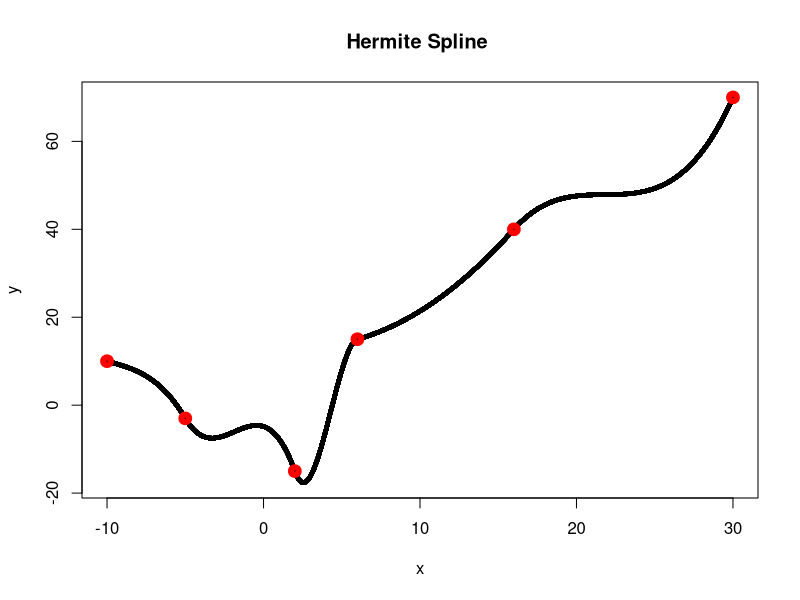
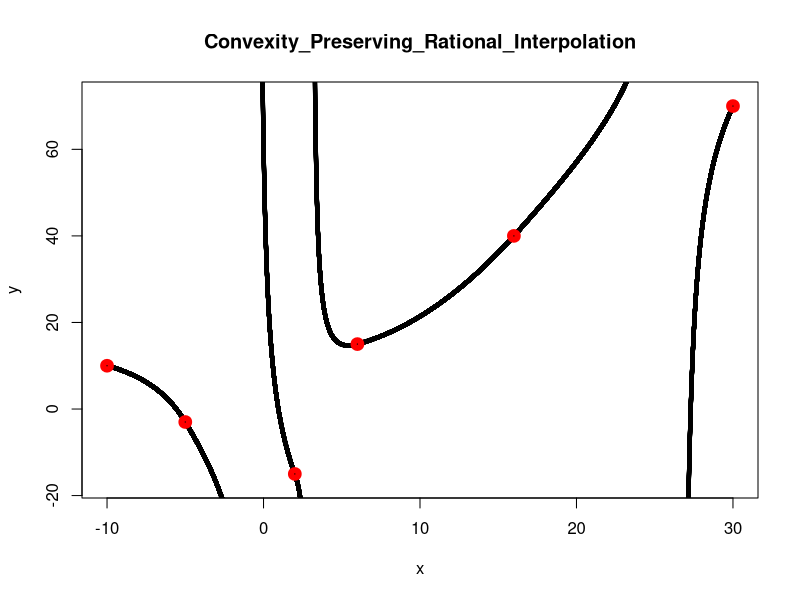
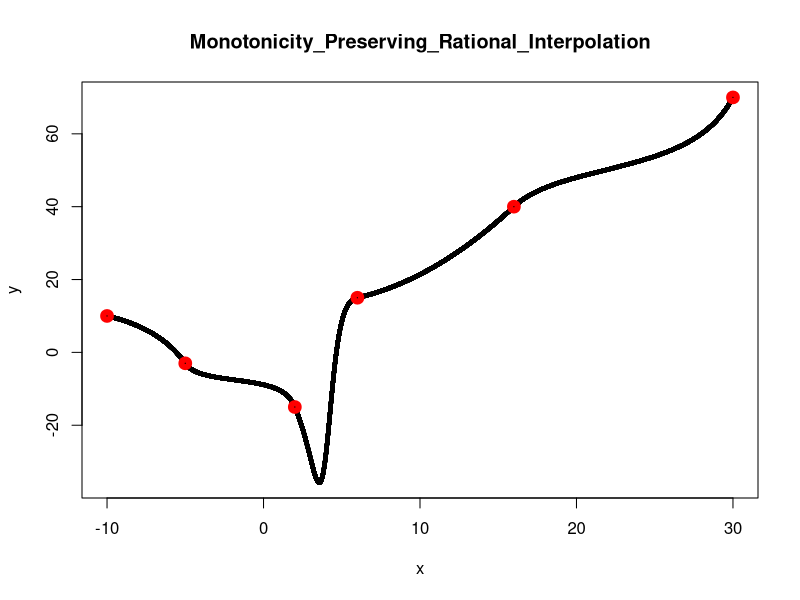
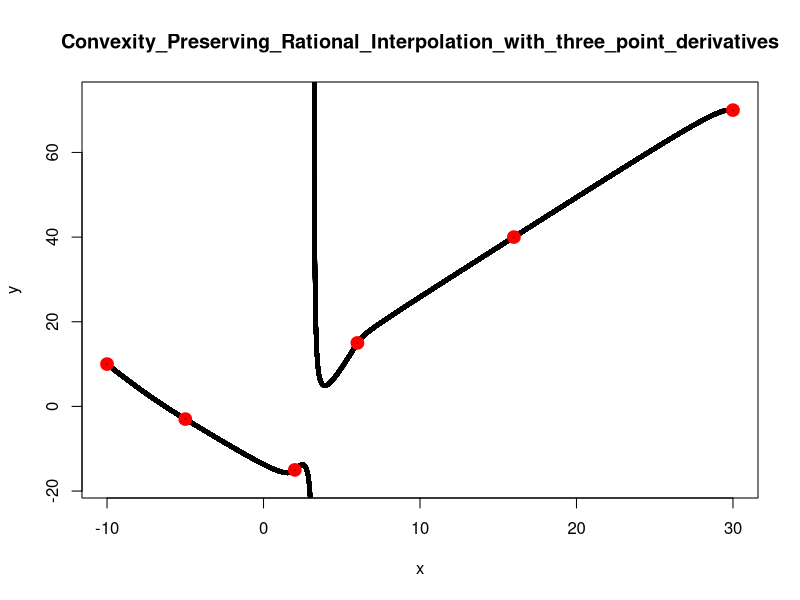
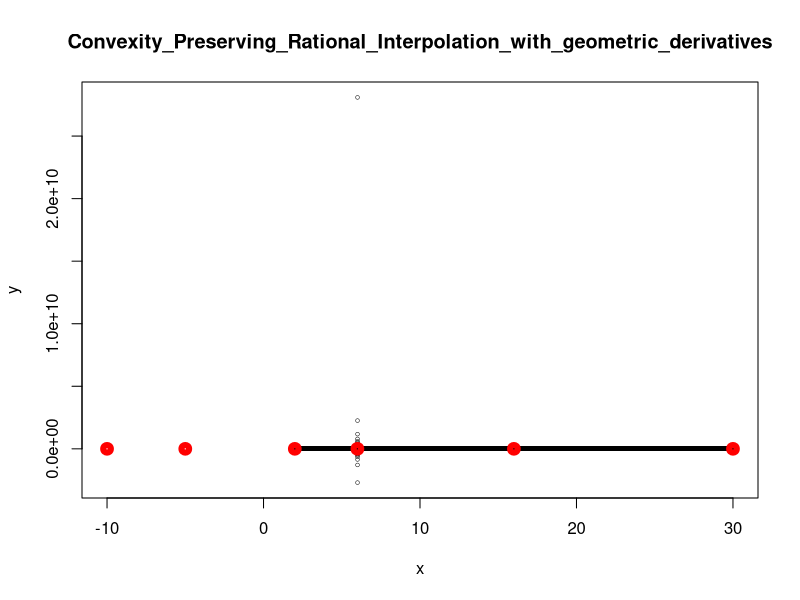

Recreate these plots in R, in order.
setwd("Documents/MTP/Part_1/After_MidSem/Code/gregory")




x = c(-2,-1,-0.3,-0.2)
f = 1/(x^2)
d = -2/(x^3)

x = seq(-5,5,1)
f = c(10,5,-3,-15,-45,-30,15,25,40,66,70)
d = c(-1,-5,-6,-5,-10,30,15,5,4,3,2)

x = c(-10,-5,2,6,16,30)
f = c(10,-3,-15,15,40,70)
d = c(-1,-6,-10,1,4,8)


# plot(x,f,lwd = 2)


a = min(x)
b = max(x)

# png(filename="Cubic_Spline_Interpolation.png")
# plot(spline(x, f, n = 10000*length(x),method ="natural"),lwd=2, cex = 0.3,xlab = "x", ylab = "y", main = "Cubic Spline(Natural) ")
# points(x,f,lwd=6,col = 'red')
# dev.off()

####### HERMITE INTERPOLATION #####

hermite = splinefunH(x, f, d)
ls(envir = environment(hermite))
xs = seq(min(x),max(x),1/10000)

png(filename="Hermite_Spline_Interpolation.png",height = 800,width = 950)
plot(xs,hermite(xs),lwd=2, cex = 0.3,xlab = "x", ylab = "y", main = "Hermite Spline ")
points(x,f,lwd=6,col = 'red')
dev.off()




###### CONVEXITY PRESERVING RATIONAL INTERPOLATION #######

x_s = list()
y_s = list()

for ( i in seq(1,length(x) - 1) ){
	#print (i)
	x_1 = x[i]
	x_2 = x[i+1]
	f_1 = f[i]
	f_2 = f[i+1]
	d_1 = d[i]
	d_2 = d[i+1]
	h_i = x_2 - x_1

	xs = seq(x_1,x_2,0.0001)

	delta_i = (f_2 - f_1) / (x_2 - x_1)
	z = (xs - x_1) / h_i


	r_i = 1 + (d_2 - delta_i)/(delta_i - d_1) + (delta_i - d_1)/(d_2 - delta_i)
	p <-  f_2 * (z^3)  + ( (r_i * f_2) - (h_i * d_2) )*( (z^2) * (1 - z) ) +  ( (r_i * f_1) + (h_i * d_1) )*( (z) * ( (1 - z)^2 ) ) + f_1*( (1 - z)^3 )
	q <- 1 + (r_i - 3)*(z * (1 - z))

	######### learn append to a vector #########
	x_s[[i]] = xs
	#print (x_s[[i]][1:50])
	y_s[[i]] = p/q


} 

####yy[duplicated(yy) == TRUE]

xx = unlist(x_s)
yy = unlist(y_s)

png(filename="Convexity_Preserving_Rational_Interpolation.png",height = 800,width = 950)
plot(xx,yy,lwd = 0.5,cex = 0.5,xlab = "x", ylab = "y",ylim = c(min(f)-2,max(f)+2), main = "Convexity_Preserving_Rational_Interpolation")
points(x,f,lwd=6,col = "red")
dev.off()






##### MONOTONICITY PRESERVING RATIONAL INTERPOLATION #######



x_s = list()
y_s = list()

for ( i in seq(1,length(x) - 1) ){
	#print (i)
	x_1 = x[i]
	x_2 = x[i+1]
	f_1 = f[i]
	f_2 = f[i+1]
	d_1 = d[i]
	d_2 = d[i+1]
	h_i = x_2 - x_1

	xs = seq(x_1,x_2,0.0001)

	delta_i = (f_2 - f_1) / (x_2 - x_1)
	z = (xs - x_1) / h_i


	r_i = 1 + ( (d_1 + d_2) / (delta_i) )
	p <-  f_2 * (z^3)  + ( (r_i * f_2) - (h_i * d_2) )*( (z^2) * (1 - z) ) +  ( (r_i * f_1) + (h_i * d_1) )*( (z) * ( (1 - z)^2 ) ) + f_1*( (1 - z)^3 )
	q <- 1 + (r_i - 3)*(z * (1 - z))

	######### learn append to a vector #########
	x_s[[i]] = xs
	#print (x_s[[i]][1:50])
	y_s[[i]] = p/q


} 

####yy[duplicated(yy) == TRUE]

xx = unlist(x_s)
yy = unlist(y_s)

png(filename="Monotonicity_Preserving_Rational_Interpolation.png",height = 800,width = 950)
plot(xx,yy,lwd = 0.5,cex = 0.5,xlab = "x", ylab = "y",main = "Monotonicity_Preserving_Rational_Interpolation")
points(x,f,lwd=6,col = "red")
dev.off()






##### APPROXIMATIONS FOR THE DERIVATIVE PARAMETERS #####

h = vector()
delta = vector()
for (i in seq(1, length(x) - 1)){
	x_1 = x[i]
	x_2 = x[i+1]
	f_1 = f[i]
	f_2 = f[i+1]
	h_i = x_2 - x_1
	delta_i = (f_2 - f_1) / (x_2 - x_1)
	h[i] = h_i
	delta[i] = delta_i
}

#### Three point Difference Approximation #### 
d = vector()
for (i in seq(1, length(x))){
	if(i == 1){
		d[i] = (1 + h[i]/h[i+1])*delta[i] - ( (h[i]/h[i+1]) * ( (f[3] - f[1])/(x[3] - x[1]) ) )
	} else if(i == length(x)){
		d[i] = (1 + (h[i-1]/h[i-2]) ) - (h[i-1]/h[i-2]) * ( (f[i] - f[i-2])/(x[i] - x[i-2]) ) 
	} else{
		d[i] = (h[i]*delta[i-1] + h[i-1]*delta[i]) / (h[i-1] + h[i])
	}
}



###### CONVEXITY PRESERVING RATIONAL INTERPOLATION #######

x_s = list()
y_s = list()

for ( i in seq(1,length(x) - 1) ){
	#print (i)
	x_1 = x[i]
	x_2 = x[i+1]
	f_1 = f[i]
	f_2 = f[i+1]
	d_1 = d[i]
	d_2 = d[i+1]
	h_i = x_2 - x_1

	xs = seq(x_1,x_2,0.00001)

	delta_i = (f_2 - f_1) / (x_2 - x_1)
	z = (xs - x_1) / h_i


	r_i = 1 + (d_2 - delta_i)/(delta_i - d_1) + (delta_i - d_1)/(d_2 - delta_i)
	p <-  f_2 * (z^3)  + ( (r_i * f_2) - (h_i * d_2) )*( (z^2) * (1 - z) ) +  ( (r_i * f_1) + (h_i * d_1) )*( (z) * ( (1 - z)^2 ) ) + f_1*( (1 - z)^3 )
	q <- 1 + (r_i - 3)*(z * (1 - z))

	######### learn append to a vector #########
	x_s[[i]] = xs
	#print (x_s[[i]][1:50])
	y_s[[i]] = p/q


} 

####yy[duplicated(yy) == TRUE]

xx = unlist(x_s)
yy = unlist(y_s)

png(filename="Convexity_Preserving_Rational_Interpolation_with_three_point_derivatives.png",height = 800,width = 950)
plot(xx,yy,lwd = 0.5,cex = 0.5,xlab = "x", ylab = "y",ylim = c(min(f) - 3 , max(f) + 3 ) , main = "Convexity_Preserving_Rational_Interpolation_with_three_point_derivatives" )
points(x,f,lwd=6,col = "red")
dev.off()






##### GEOMETRIC MEAN APPROXIMATION #####

d = vector()
for (i in seq(1, length(x))){
	if(i == 1){
		d[i] = delta[i]^(1 + (h[i]/h[i+1]) ) *   ((f[3] - f[1])/(x[3] - x[1]))^(-h[i]/h[i+1]) 
	} else if(i == length(x)){
		d[i] = delta[i-1]^(1 + (h[i-1]/h[i-2]) ) * ( (f[i] - f[i-2])/(x[i] - x[i-2]) )^(-h[i-1]/h[i-2]) 
	} else{
		d[i] = delta[i-1]^h[i] +  delta[i]^(h[i-1] / (h[i-1] + h[i]) )
	}
}



###### CONVEXITY PRESERVING RATIONAL INTERPOLATION #######

x_s = list()
y_s = list()

for ( i in seq(1,length(x) - 1) ){
	#print (i)
	x_1 = x[i]
	x_2 = x[i+1]
	f_1 = f[i]
	f_2 = f[i+1]
	d_1 = d[i]
	d_2 = d[i+1]
	h_i = x_2 - x_1

	xs = seq(x_1,x_2,0.00001)

	delta_i = (f_2 - f_1) / (x_2 - x_1)
	z = (xs - x_1) / h_i


	r_i = 1 + (d_2 - delta_i)/(delta_i - d_1) + (delta_i - d_1)/(d_2 - delta_i)
	p <-  f_2 * (z^3)  + ( (r_i * f_2) - (h_i * d_2) )*( (z^2) * (1 - z) ) +  ( (r_i * f_1) + (h_i * d_1) )*( (z) * ( (1 - z)^2 ) ) + f_1*( (1 - z)^3 )
	q <- 1 + (r_i - 3)*(z * (1 - z))

	######### learn append to a vector #########
	x_s[[i]] = xs
	#print (x_s[[i]][1:50])
	y_s[[i]] = p/q


} 

####yy[duplicated(yy) == TRUE]

xx = unlist(x_s)
yy = unlist(y_s)

png(filename="Convexity_Preserving_Rational_Interpolation_with_geometric_derivatives.png",height = 800,width = 950)
plot(xx,yy,lwd = 0.5,cex = 0.5,xlab = "x", ylab = "y", ,main = "Convexity_Preserving_Rational_Interpolation_with_geometric_derivatives")
points(x,f,lwd=6,col = "red")
dev.off()

